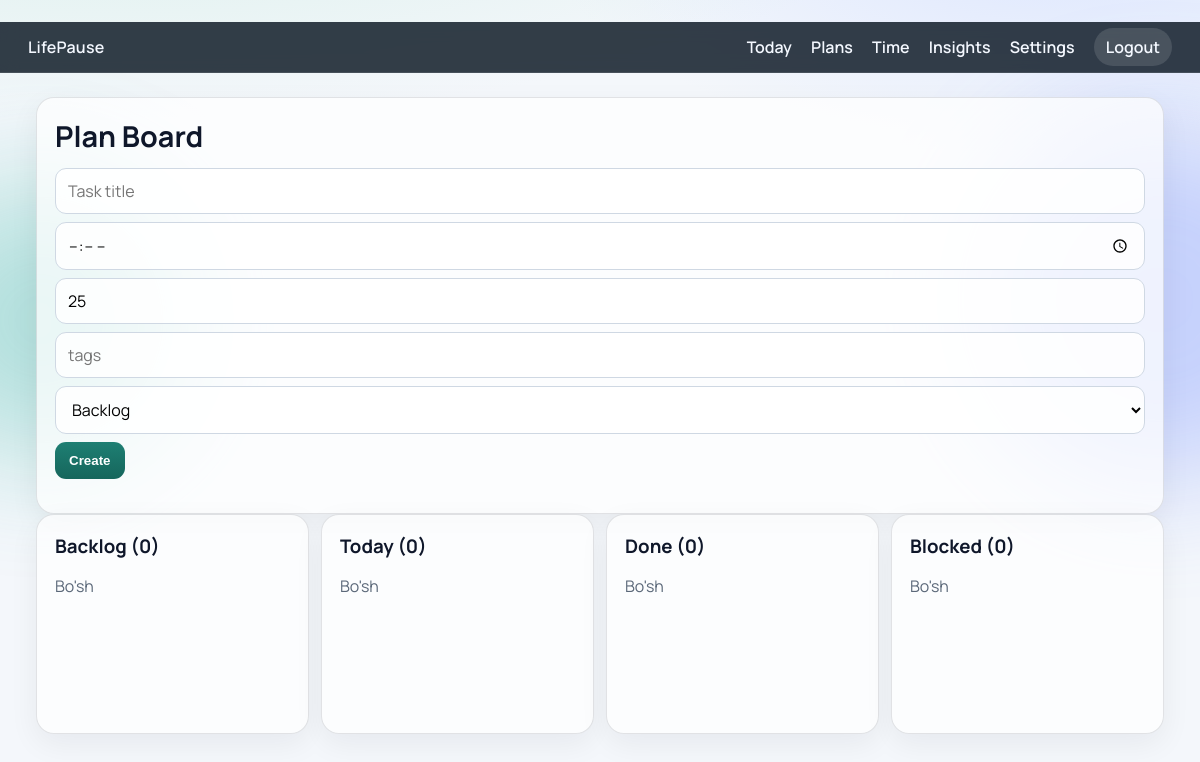
The app's page /plans (signed in), older data.
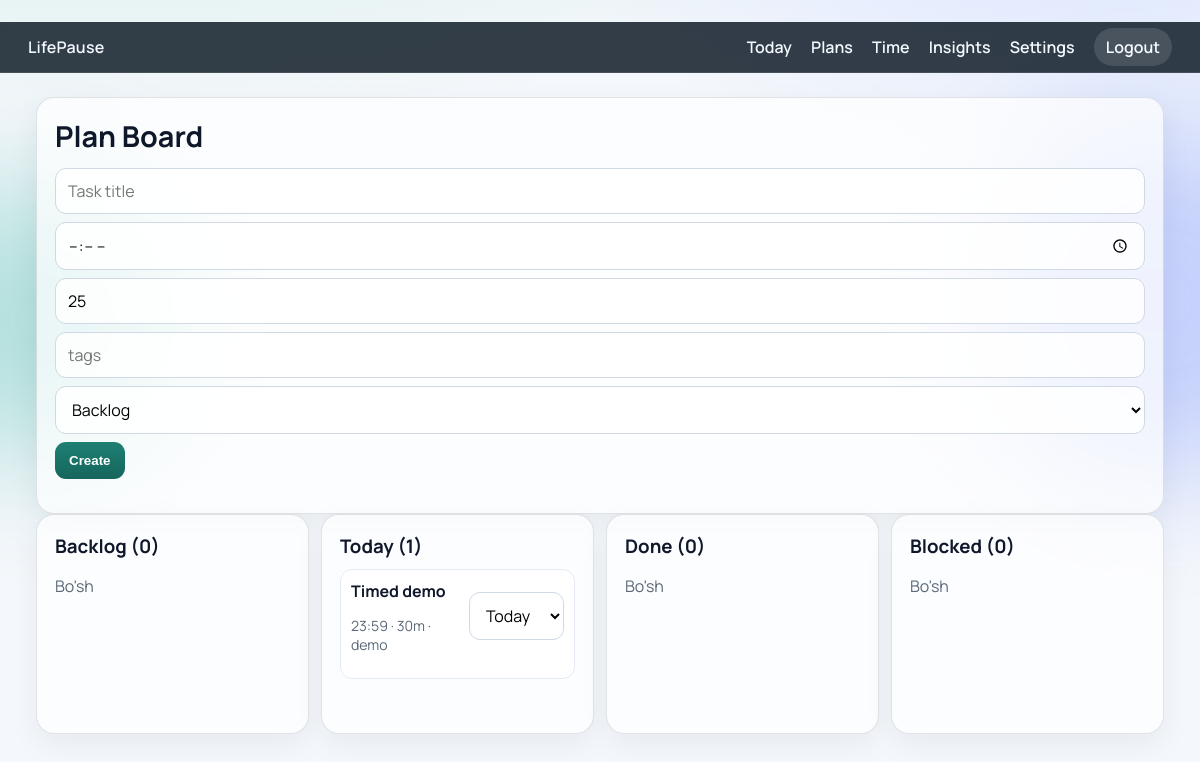
The same page, newer data.
### app.py (models this page shows)
class Task(db.Model):
    id = db.Column(db.Integer, primary_key=True)
    user_id = db.Column(db.Integer, db.ForeignKey("user.id"), nullable=False)
    plan_date = db.Column(db.Date, nullable=False)
    title = db.Column(db.String(255), nullable=False)
    status = db.Column(db.String(30), default="today")
    estimate_minutes = db.Column(db.Integer, default=25)
    tags = db.Column(db.String(255), default="")
    scheduled_time = db.Column(db.String(5), default="")  # HH:MM
    created_at = db.Column(db.DateTime, default=datetime.utcnow)

### app.py (the view, shortened to what this page needs)
    @app.route("/plans", methods=["GET", "POST"])
    @login_required
    def plans():
        all_tasks = sort_tasks_by_time(Task.query.filter_by(user_id=current_user.id).order_by(Task.created_at.desc()).limit(200).all())
        columns = {
            "backlog": sort_tasks_by_time([t for t in all_tasks if t.status == "backlog"]),
            "today": sort_tasks_by_time([t for t in all_tasks if t.status == "today"]),
            "done": sort_tasks_by_time([t for t in all_tasks if t.status == "done"]),
            "blocked": sort_tasks_by_time([t for t in all_tasks if t.status == "blocked"]),
        }
        return render_template("plans.html", columns=columns)

### app.py (called while the page is built)
@login_manager.user_loader
def load_user(user_id: str):
    return db.session.get(User, int(user_id))

def sort_tasks_by_time(tasks: list[Task]) -> list[Task]:
    return sorted(
        tasks,
        key=lambda t: ((t.scheduled_time or "") == "", t.scheduled_time or "99:99", t.created_at),
    )

### templates/plans.html (shortened to what this page needs)
﻿{% extends 'base.html' %}
{% block content %}
<section class="card">
  <h2>Plan Board</h2>
  <form method="post" class="inline form-row">
    <input name="title" placeholder="Task title" required />
    <input type="time" name="scheduled_time" title="Start time" />
    <input type="number" name="estimate_minutes" value="25" min="1" />
    <input name="tags" placeholder="tags" />
    <select name="status">
      <option value="backlog">Backlog</option>
    </select>
    <button class="btn" type="submit">Create</button>
  </form>
</section>
<section class="kanban">
  {% for column in ['backlog','today','done','blocked'] %}
  <div class="card col">
    <h3>{{ column|capitalize }} ({{ columns[column]|length }})</h3>
    {% for t in columns[column] %}
    <div class="task-item">
      <div>
        <strong>{{ t.title }}</strong>
        <p class="muted sm">{{ t.scheduled_time or '--:--' }} · {{ t.estimate_minutes }}m · {{ t.tags or 'no-tag' }}</p>
      </div>
      <form method="post" class="inline">
        <select name="to_status" onchange="this.form.submit()">
          <option value="today" {% if t.status=='today' %}selected{% endif %}>Today</option>
        </select>
      </form>
    </div>
    {% else %}
      <p class="muted">Bo'sh</p>
    {% endfor %}
  </div>
  {% endfor %}
</section>
{% endblock %}

Row changes from the older to the newer data that the page shows:
added Task: title "Timed demo", scheduled_time "23:59", estimate_minutes "30", tags "demo", to_status "Today"
Text that changed along with them:
new list line: "Today ( 1 )"
list line gone: "Today ( 0 ) Bo'sh"
